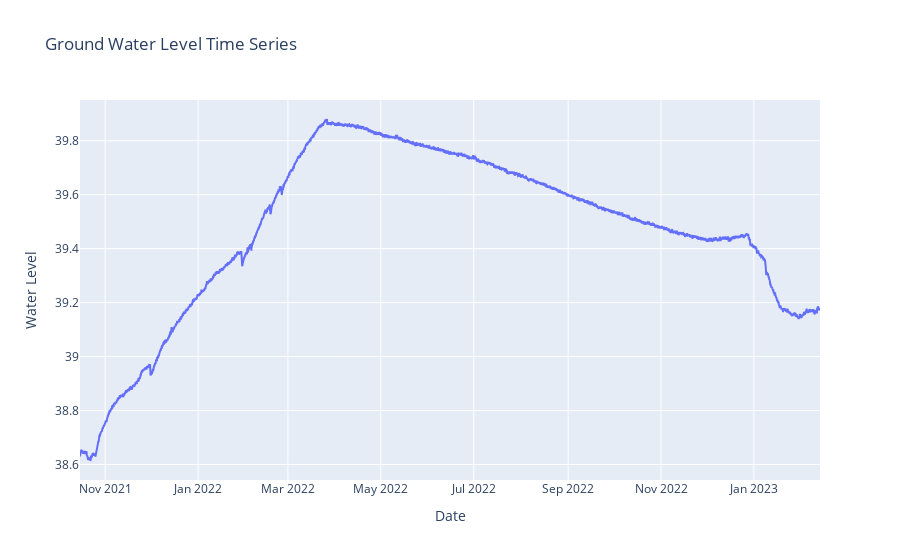
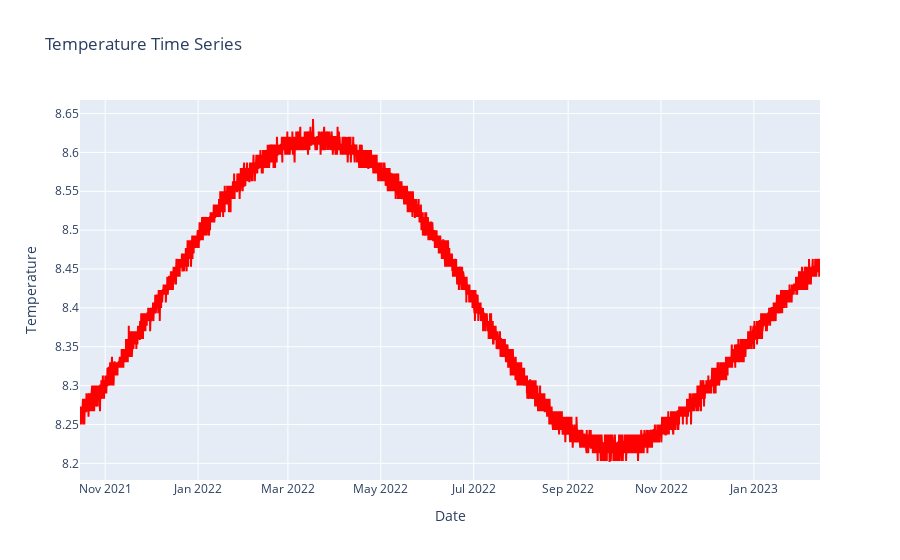

The cell these charts' notebook holds for them, in order:
### Code cell
import plotly.graph_objects as go

# Plot the water level time series data
fig1 = go.Figure()
fig1.add_trace(go.Scatter(x=df.index, y=df['WaterLevel'], mode='lines', name='WaterLevel'))
fig1.update_layout(title='Ground Water Level Time Series', xaxis_title='Date', yaxis_title='Water Level')
fig1.show()

# Plot the temperature time series data
fig2 = go.Figure()
fig2.add_trace(go.Scatter(x=df.index, y=df['Temperature'], mode='lines', name='Temperature', line=dict(color='red')))
fig2.update_layout(title='Temperature Time Series', xaxis_title='Date', yaxis_title='Temperature')
fig2.show()

### Figure 1 — Plotly figure (JSON) as saved in the notebook; plotly's stock layout.template omitted (floating-point values rounded to 4 significant figures; data arrays with more than 128 entries replaced by an {"elided": "..."} marker saying what was removed)
{"data": [{"mode": "lines", "name": "WaterLevel", "type": "scatter", "x": {"elided": "11664 str values"}, "y": {"elided": "11664 float values"}}], "layout": {"title": {"text": "Ground Water Level Time Series"}, "xaxis": {"title": {"text": "Date"}}, "yaxis": {"title": {"text": "Water Level"}}}}

### Figure 2 — Plotly figure (JSON) as saved in the notebook; plotly's stock layout.template omitted (floating-point values rounded to 4 significant figures; data arrays with more than 128 entries replaced by an {"elided": "..."} marker saying what was removed)
{"data": [{"line": {"color": "red"}, "mode": "lines", "name": "Temperature", "type": "scatter", "x": {"elided": "11664 str values"}, "y": {"elided": "11664 float values"}}], "layout": {"title": {"text": "Temperature Time Series"}, "xaxis": {"title": {"text": "Date"}}, "yaxis": {"title": {"text": "Temperature"}}}}
